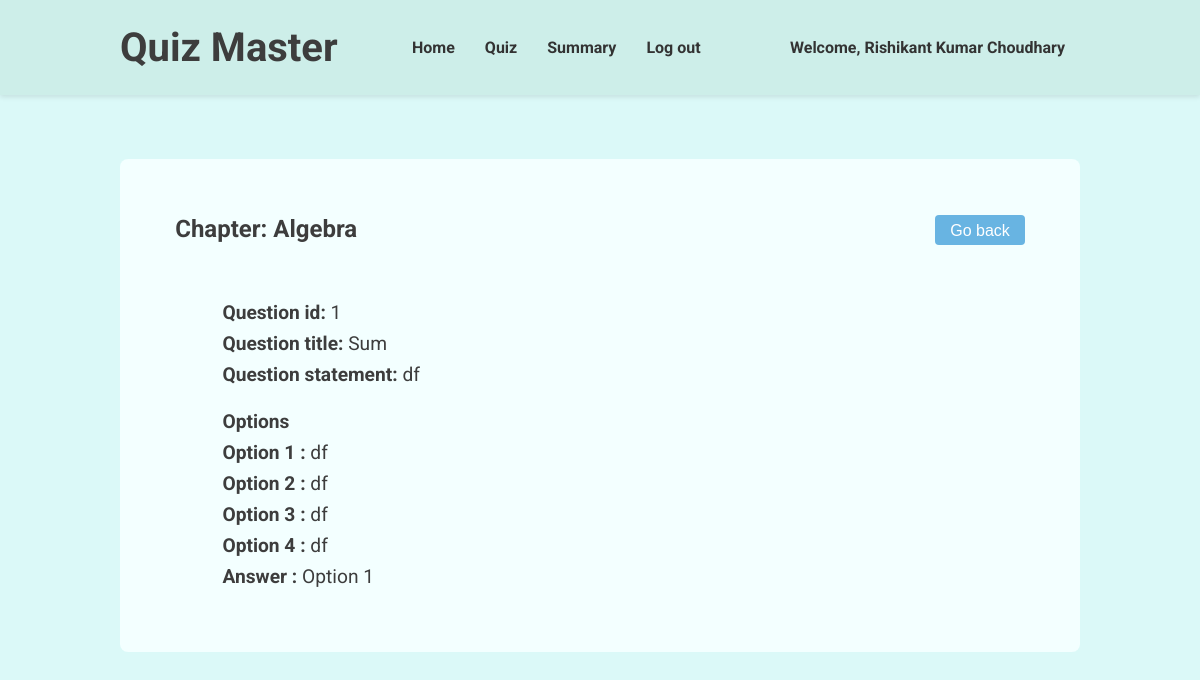
Before: /view-question/1 (signed in) with the older database file.
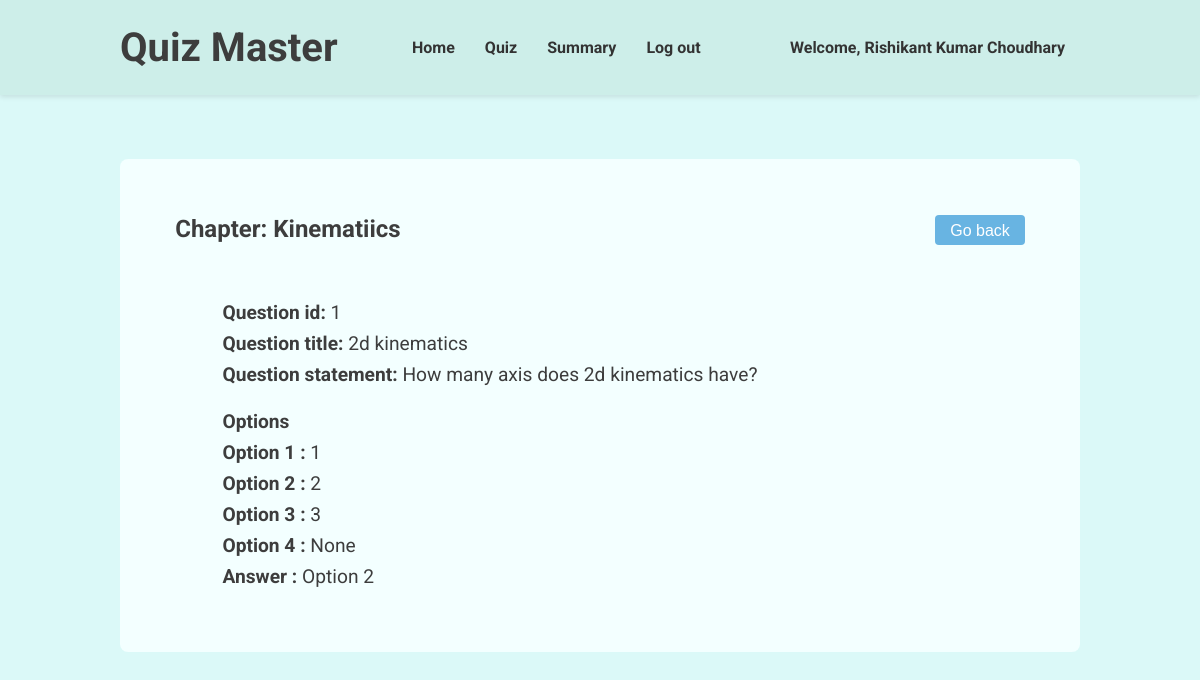
After: the same page with the newer database file.
### models.py (models this page shows)
class Chapters(db.Model):
    __tablename__ = 'chapters'
    chapterid = db.Column(db.Integer, primary_key=True)
    subjectid = db.Column(db.Integer, db.ForeignKey('subjects.subjectid'), nullable=False)
    chaptername = db.Column(db.String(80), unique=False, nullable=False)
    chapterdesc = db.Column(db.String(512), nullable=False)
    questions = db.relationship('Questions', backref='chapter', lazy=True)

class Questions(db.Model):
    __tablename__ = 'questions'
    questionid = db.Column(db.Integer, primary_key=True)
    quizid = db.Column(db.Integer, db.ForeignKey('quizzes.quizid'), nullable=False)
    chapterid = db.Column(db.Integer, db.ForeignKey('chapters.chapterid'), nullable=False)
    title = db.Column(db.String(80), nullable=False)
    statement = db.Column(db.String(512), nullable=False)
    option1 = db.Column(db.String(80), nullable=False)
    option2 = db.Column(db.String(80), nullable=False)
    option3 = db.Column(db.String(80), nullable=False)
    option4 = db.Column(db.String(80), nullable=False)
    ans = db.Column(db.Integer, nullable=False)

### routes.py (the view)
@app.route('/view-question/<int:que_id>')
@login_required
def view_question(que_id):
    return render_template('view-question.html', user = current_user, question = Questions.query.get(que_id), chapter = Chapters.query.get(Questions.query.get(que_id).chapterid).chaptername)

### app.py (called while the page is built)
@login_manager.user_loader
def load_user(userid):
    return models.User.query.get(int(userid))

### templates/view-question.html (shortened to what this page needs)
{% extends "base.html" %}  {% block stylesheet %}
<link rel="stylesheet" href="{{ url_for('static', filename='navbar.css') }}" />
{% endblock %} {% block navbar %}
<header>
  <div class="header-container">
    <h1>Quiz Master</h1>
    <nav>
      <ul>
        <li>
          <a href="/dashboard">Home</a>
        </li>
        <li>
          <a href="/admin-quiz">Quiz</a>
        </li>
        <li>
          <a href="/admin-summary">Summary</a>
        </li>
        <li>
          <a href="/logout">Log out</a>
        </li>
      </ul>
    </nav>
    <a href="/profile">Welcome, {{ user.fullname}}</a>
  </div>
</header>
{% endblock %} {% block content %}
<main>
  <div class="sub-header">
    <h2>Chapter: {{chapter}}</h2>
    <button onclick="goBack()">Go back</button>
  </div>
  <div class="question-display">
    <div class="question">
      <p><b>Question id:</b> {{ question.questionid }}</p>
      <p><b>Question title:</b> {{ question.title }}</p>
      <p><b>Question statement:</b> {{ question.statement }}</p>
    </div>
    <div class="options">
      <p><b>Options</b></p>
      <p><b>Option 1 :</b> {{question.option1}}</p>
      <p><b>Option 2 :</b> {{question.option2}}</p>
      <p><b>Option 3 :</b> {{question.option3}}</p>
      <p><b>Option 4 :</b> {{question.option4}}</p>
      <p><b>Answer :</b> Option {{question.ans}}</p>
    </div>
  </div>
</main>
{% endblock %}

Changed rows visible on the page:
no longer on this page (row edited): Chapters: chaptername "Algebra"
added Chapters: chaptername "Kinematiics"
changed Questions id 1: title "Sum" → "2d kinematics"; statement "df" → "How many axis does 2d kinematics have?"; option1 "df" → "1"; option2 "df" → "2"; option3 "df" → "3"; option4 "df" → "None"; ans "1" → "2"
